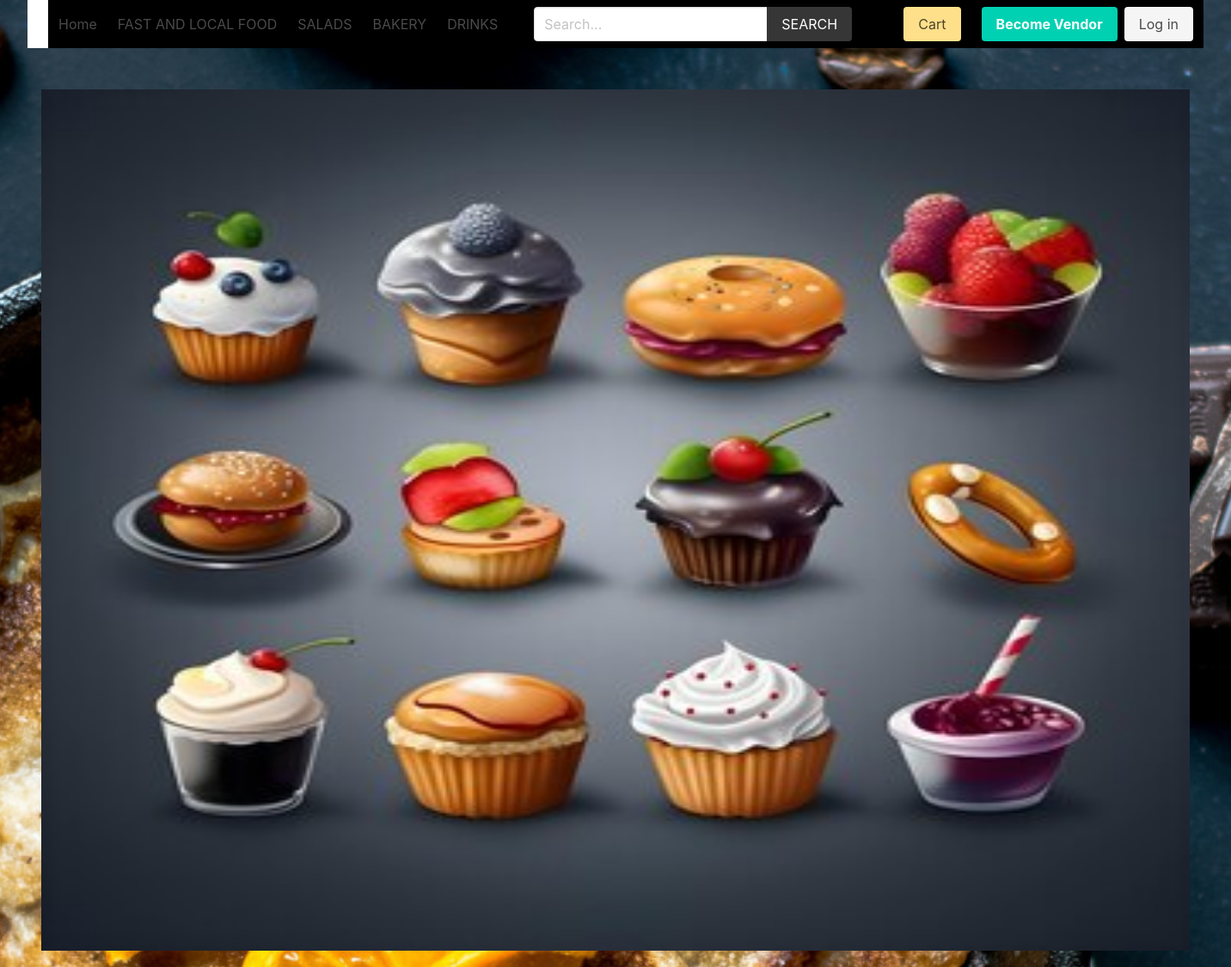
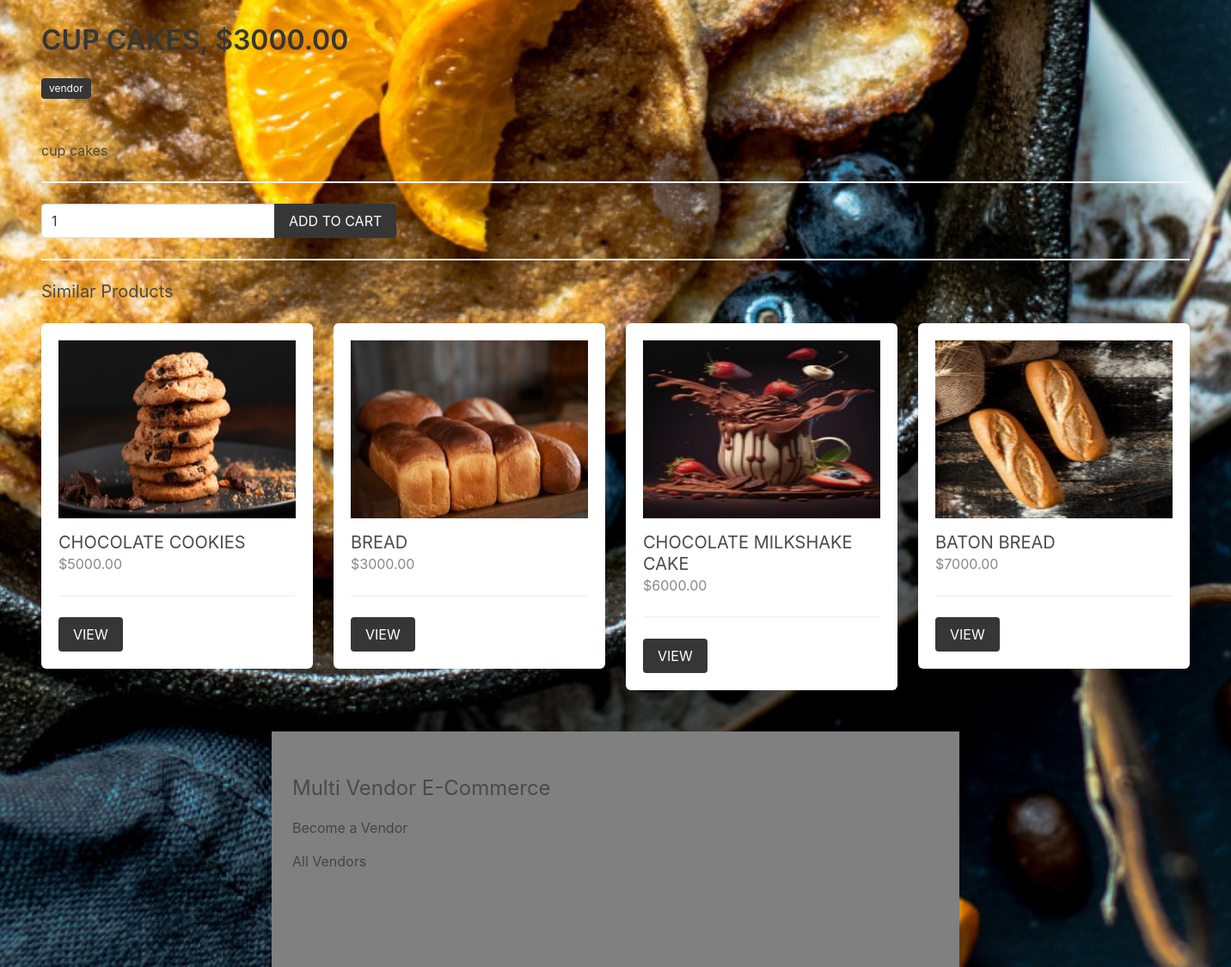
Screenshot of /product/bakery/cup_cakes/ with the database file from the repository (2 pictures, top to bottom).
### product/models.py (models this page shows, shortened)
class Category(models.Model):
    title = models.CharField(max_length=50)
    slug = models.SlugField(max_length=55)
    ordering = models.IntegerField(default=0)
    class Meta:
        ordering = ['ordering']

class Product(models.Model):
    category = models.ForeignKey(Category, related_name='products', on_delete=models.CASCADE)
    vendor = models.ForeignKey(Vendor, related_name="products", on_delete=models.CASCADE)
    title = models.CharField(max_length=50)
    slug = models.SlugField(max_length=55)
    description = models.TextField(blank=True, null=True)
    price = models.DecimalField(max_digits=6, decimal_places=2)
    added_date = models.DateTimeField(auto_now_add=True)
    image = models.ImageField(upload_to='uploads/', blank=True, null=True)
    thumbnail = models.ImageField(upload_to='uploads/', blank=True, null=True) # Change uploads to thumbnails
    class Meta:
        ordering = ['-added_date']
    def get_thumbnail(self):
        if self.thumbnail:
            return self.thumbnail.url

### vendor/models.py (models this page shows, shortened)
class Vendor(models.Model):
    name = models.CharField(max_length=255)
    created_at = models.DateTimeField(auto_now_add=True)
    created_by = models.OneToOneField(User, related_name='vendor', on_delete=models.CASCADE)
    class Meta:
        ordering = ['name']

### product/views.py (the view)
# urls.py: path('<slug:category_slug>/<slug:product_slug>/', views.product, name="product"),
def product(request, category_slug, product_slug):
    cart = Cart(request)
    product = get_object_or_404(Product, category__slug=category_slug, slug=product_slug)
    if request.method == 'POST':
        form = AddToCartForm(request.POST)
        if form.is_valid():
            quantity = form.cleaned_data['quantity']
            cart.add(product_id=product.id, quantity=quantity, update_quantity=False)
            messages.success(request, "The product was added to the cart.")
            return redirect('product:product', category_slug=category_slug, product_slug=product_slug)
    else:
        form = AddToCartForm()
    similar_products = list(product.category.products.exclude(id=product.id))
    if len(similar_products) >= 4:
        similar_products = random.sample(similar_products, 4)
    context = {
        'product': product,
        'similar_products': similar_products,
        'form': form,
    }
    return render(request, 'product/product.html', context)

### product/forms.py
class AddToCartForm(forms.Form):
    quantity = forms.IntegerField()

### cart/cart.py (called while the page is built)
    def __len__(self):
        return sum(item['quantity'] for item in self.cart.values())

### cart/context_processors.py (called while the page is built)
def cart(request):
    return {'cart': Cart(request)}

### product/context_processors.py (called while the page is built)
def menu_categories(request):
    categories = Category.objects.all()
    return {'categories': categories}

### templates/product/product.html (shortened to what this page needs)
{% extends 'core/base.html' %}
{% block content %}
    {% if product.image %}
        <figure class="image is-4by3 mb-6">
            <img src="{{product.image.url}}" alt="{{product.title}}">
        </figure>
    {% endif %}
    <h1 class="title">{{product.title}}, ${{product.price}}</h1>
    <p class="mb-6">
        <span class="tag is-dark">{{ product.vendor.name }}</span>
    </p>
    <p>{{product.description}}</p>
    <hr>
    <form method="post" action="">
        <div class="field has-addons">
            <div class="control">
                <input type="number" name="quantity" value="1" class="input" min="1" id="">
            </div>
            <div class="control">
                <button class="button is-dark is-uppercase">Add to Cart</button>
            </div>
        </div>
    </form>
    {% if similar_products %}
        <hr>
        <div class="columns is-multiline">
            <div class="column is-12">
                <h2 class="subtitle">Similar Products</h2>
            </div>
            {% for product in similar_products %}
                {% include 'product/parts/list_item.html' %}
            {% endfor %}
        </div>
    {% endif %}
{% endblock content %}

### templates/core/base.html (shortened to what this page needs)
{% load static %}
<!DOCTYPE html>
<html lang="en">
<head>
    <link rel="stylesheet" href="https://cdn.jsdelivr.net/npm/bulma@0.9.2/css/bulma.min.css">
    <link rel="stylesheet" href="{% static 'css/main.css' %}">
</head>
<body>
    <div class="container">
        <nav class="navbar" role="navigation" aria-label="main navigation">
            <div class="navbar-brand"style="background-color: white;">
                <a class="navbar-item" href="{% url 'core:home' %}">
                </a>
            </div>
            <div id="navbarBasicExample" class="navbar-menu"style="background-color: black; color: yellow;">
                <div class="navbar-start">
                <a class="navbar-item" href="{% url 'core:home' %}">
                    Home
                </a>
                {% for category in categories %}
                    <a class="navbar-item" href="{% url 'product:category' category.slug %}">
                        {{category.title}}
                    </a>
                {% endfor %}
                </div>
                <div class="navbar-start">
                    <div class="navbar-item">
                        <form method="get" action="{% url 'product:search' %}">
                            <div class="field has-addons">
                                <div class="control">
                                    <input type="search" name="query" id="" class="input" placeholder="Search...">
                                </div>
                                <div class="control">
                                    <button class="button is-dark is-uppercase">Search</button>
                                </div>
                            </div>
                        </form>
                    </div>
                </div>
                <div class="navbar-end">
                <div class="navbar-item">
                    <a href="{% url 'cart:cart' %}" class="button is-warning">Cart {% if cart %}({{cart|length}}){% endif %}</a>
                </div>
                {% if request.user.is_authenticated %}
                <div class="navbar-item has-dropdown is-hoverable">
                    <a class="navbar-link is-capitalized">
                    {{user.vendor.name}}
                    </a>
                    <div class="navbar-dropdown"style="background-color: grey;">
                    <a class="navbar-item" href="{% url 'vendor:vendor-admin' %}">
                        Profile
                    </a>
                    <a class="navbar-item" href="{% url 'vendor:edit-vendor' %}">
                        Update Profile
                    </a>
                    <a class="navbar-item" href="{% url 'vendor:add-product' %}">
                        Add Product
                    </a>
                    <hr class="navbar-divider">
                    <a class="navbar-item" href="{% url 'vendor:logout' %}">
                        Logout
                    </a>
                    </div>
                </div>
                {% else %}
                <div class="navbar-item">
                    <div class="buttons">
                        <a class="button is-primary" href="{% url 'vendor:become-vendor' %}">
                            <strong>Become Vendor</strong>
                        </a>
                        <a class="button is-light" href="{% url 'vendor:login' %}">
                            Log in
                        </a>
                    </div>
                </div>
                {% endif %}
                </div>
            </div>
            </nav>
    </div>
    <section class="section">
        <div class="container">
            {% block content %}{% endblock content %}
        </div>
    </section>
    <footer class="footer"style="width: 800px; margin: 0 auto;background-color: grey;">
        <div class="container">
            <h3 class="is-size-4 mb-4">Multi Vendor E-Commerce</h3>
            {% if request.user.is_authenticated %}
                <a href="{% url 'vendor:vendor-admin' %}">Vendor Admin</a>
            {% else %}
                <a href="{% url 'vendor:become-vendor' %}">Become a Vendor</a>
            {% endif %}
            <br>
            <a href="{% url 'vendor:vendors' %}">All Vendors</a>
        </div>
    </footer>
</body>
</html>

### templates/product/parts/list_item.html
<div class="column is-3 product-list-item">
                <div class="box">
                    <figure class="image is-4by3 mb-4">
                        <img src="{{ product.get_thumbnail }}" alt="{{product.title}}">
                    </figure>
                    <h2 class="subtitle">{{product.title}}</h2>
                    <h3 class="price is-size-6 mb-5">${{product.price}}</h3>
                    <hr>
                    <a href="{% url 'product:product' product.category.slug product.slug %}" class="button is-dark is-uppercase">View</a>
                </div>
            </div>

### core/static/css/main.css (style rules this page uses)
.footer a { margin-bottom: 15px; display: inline-block; color: #444; }
.product-list-item .box .subtitle { margin-bottom: 0; }
.product-list-item .box .price { color: #888; }

### rows the page displays
Category: title "FAST AND LOCAL FOOD"
Category: title "SALADS"
Category: title "BAKERY"
Category: title "DRINKS"
Product: image (picture), title "CUP CAKES", price "3000.00", vendor.name "vendor", description "cup cakes"
Product: get_thumbnail (picture), title "CHOCOLATE COOKIES", price "5000.00"
Product: get_thumbnail (picture), title "BREAD", price "3000.00"
Product: get_thumbnail (picture), title "CHOCOLATE MILKSHAKE CAKE", price "6000.00"
Product: get_thumbnail (picture), title "BATON BREAD", price "7000.00"
